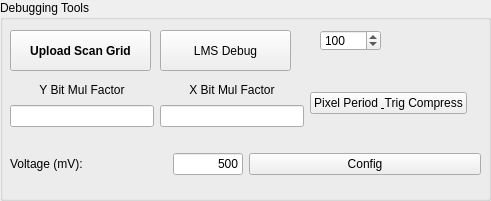
     <widget class="QGroupBox" name="groupBox_12">
      <property name="geometry">
       <rect>
        <x>530</x>
        <y>300</y>
        <width>491</width>
        <height>201</height>
       </rect>
      </property>
      <property name="title">
       <string>Debugging Tools</string>
      </property>
      <widget class="QPushButton" name="pushButtonUploadScanGrid">
       <property name="geometry">
        <rect>
         <x>10</x>
         <y>30</y>
         <width>141</width>
         <height>41</height>
        </rect>
       </property>
       <property name="font">
        <font>
         <weight>75</weight>
         <bold>true</bold>
        </font>
       </property>
       <property name="text">
        <string>Upload Scan Grid</string>
       </property>
      </widget>
      <widget class="QPushButton" name="pushButtonLMSDebug">
       <property name="geometry">
        <rect>
         <x>160</x>
         <y>30</y>
         <width>131</width>
         <height>41</height>
        </rect>
       </property>
       <property name="text">
        <string>LMS Debug</string>
       </property>
      </widget>
      <widget class="QSpinBox" name="spinBoxLmsDebug">
       <property name="geometry">
        <rect>
         <x>320</x>
         <y>30</y>
         <width>61</width>
         <height>21</height>
        </rect>
       </property>
       <property name="maximumSize">
        <size>
         <width>65</width>
         <height>22</height>
        </size>
       </property>
       <property name="minimum">
        <number>1</number>
       </property>
       <property name="maximum">
        <number>250</number>
       </property>
       <property name="value">
        <number>100</number>
       </property>
      </widget>
      <widget class="QWidget" name="layoutWidget_4">
       <property name="geometry">
        <rect>
         <x>10</x>
         <y>80</y>
         <width>457</width>
         <height>47</height>
        </rect>
       </property>
       <layout class="QHBoxLayout" name="horizontalLayout_62">
        <item>
         <layout class="QHBoxLayout" name="horizontalLayout_63">
          <item>
           <layout class="QVBoxLayout" name="verticalLayout_47">
            <item>
             <widget class="QLabel" name="labelTrigPeriodCompress_2">
              <property name="layoutDirection">
               <enum>Qt::LeftToRight</enum>
              </property>
              <property name="text">
               <string>Y Bit Mul Factor</string>
              </property>
              <property name="alignment">
               <set>Qt::AlignCenter</set>
              </property>
             </widget>
            </item>
            <item>
             <widget class="QLineEdit" name="LineEditTrigPeriodCompress_2"/>
            </item>
           </layout>
          </item>
          <item>
           <layout class="QVBoxLayout" name="verticalLayout_48">
            <item>
             <widget class="QLabel" name="labelPixelPeriod_2">
              <property name="text">
               <string>X Bit Mul Factor</string>
              </property>
              <property name="alignment">
               <set>Qt::AlignCenter</set>
              </property>
             </widget>
            </item>
            <item>
             <widget class="QLineEdit" name="lineEditPixelPeriod_2"/>
            </item>
           </layout>
          </item>
         </layout>
        </item>
        <item>
         <widget class="QPushButton" name="pushButtonConfigTrigCompressPixelPeriod_2">
          <property name="text">
           <string>Pixel Period &amp; Trig Compress</string>
          </property>
         </widget>
        </item>
       </layout>
      </widget>
      <widget class="QWidget" name="layoutWidget_8">
       <property name="geometry">
        <rect>
         <x>10</x>
         <y>140</y>
         <width>471</width>
         <height>48</height>
        </rect>
       </property>
       <layout class="QHBoxLayout" name="horizontalLayout_39">
        <item>
         <layout class="QHBoxLayout" name="horizontalLayout_38">
          <item>
           <layout class="QHBoxLayout" name="horizontalLayout_37">
            <item>
             <widget class="QLabel" name="labelScanHeight_2">
              <property name="font">
               <font>
                <weight>50</weight>
                <bold>false</bold>
               </font>
              </property>
              <property name="text">
               <string>Voltage (mV):</string>
              </property>
             </widget>
            </item>
            <item>
             <widget class="QLineEdit" name="lineEditDaqVoltage">
              <property name="sizePolicy">
               <sizepolicy hsizetype="Fixed" vsizetype="Fixed">
                <horstretch>0</horstretch>
                <verstretch>0</verstretch>
               </sizepolicy>
              </property>
              <property name="maximumSize">
               <size>
                <width>70</width>
                <height>22</height>
               </size>
              </property>
              <property name="font">
               <font>
                <weight>50</weight>
                <bold>false</bold>
               </font>
              </property>
              <property name="toolTip">
               <string>Valid range: 50mm~700mm - Increment: 10mm</string>
              </property>
              <property name="statusTip">
               <string>Width of scan area. Valid range: 50mm~500mm - Increment: 10mm</string>
              </property>
              <property name="text">
               <string>500</string>
              </property>
              <property name="maxLength">
               <number>4</number>
              </property>
              <property name="alignment">
               <set>Qt::AlignRight|Qt::AlignTrailing|Qt::AlignVCenter</set>
              </property>
             </widget>
            </item>
           </layout>
          </item>
         </layout>
        </item>
        <item>
         <widget class="QPushButton" name="pushButtonDaqConfig">
          <property name="font">
           <font>
            <weight>50</weight>
            <bold>false</bold>
           </font>
          </property>
          <property name="statusTip">
           <string>Save the setting to file. (C:\FF_PE_UPI_Data\Setting)</string>
          </property>
          <property name="text">
           <string>Config</string>
          </property>
         </widget>
        </item>
       </layout>
      </widget>
     </widget>
